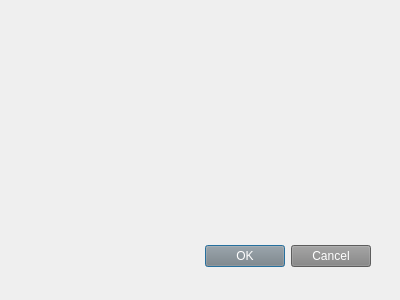
<?xml version="1.0" encoding="UTF-8"?>
<ui version="4.0">
 <class>LuminanceStandard</class>
 <widget class="QDialog" name="LuminanceStandard">
  <property name="geometry">
   <rect>
    <x>0</x>
    <y>0</y>
    <width>400</width>
    <height>300</height>
   </rect>
  </property>
  <property name="windowTitle">
   <string>Dialog</string>
  </property>
  <widget class="QDialogButtonBox" name="buttonBox">
   <property name="geometry">
    <rect>
     <x>30</x>
     <y>240</y>
     <width>341</width>
     <height>32</height>
    </rect>
   </property>
   <property name="styleSheet">
    <string notr="true">background-color: rgb(130,130,130);
color: rgb(255,255,255);</string>
   </property>
   <property name="orientation">
    <enum>Qt::Horizontal</enum>
   </property>
   <property name="standardButtons">
    <set>QDialogButtonBox::Cancel|QDialogButtonBox::Ok</set>
   </property>
  </widget>
  <widget class="QLabel" name="label">
   <property name="geometry">
    <rect>
     <x>20</x>
     <y>20</y>
     <width>361</width>
     <height>211</height>
    </rect>
   </property>
   <property name="styleSheet">
    <string notr="true">image: url(:/new/prefix1/1.png);</string>
   </property>
   <property name="text">
    <string/>
   </property>
  </widget>
 </widget>
 <resources/>
 <connections>
  <connection>
   <sender>buttonBox</sender>
   <signal>accepted()</signal>
   <receiver>LuminanceStandard</receiver>
   <slot>accept()</slot>
   <hints>
    <hint type="sourcelabel">
     <x>248</x>
     <y>254</y>
    </hint>
    <hint type="destinationlabel">
     <x>157</x>
     <y>274</y>
    </hint>
   </hints>
  </connection>
  <connection>
   <sender>buttonBox</sender>
   <signal>rejected()</signal>
   <receiver>LuminanceStandard</receiver>
   <slot>reject()</slot>
   <hints>
    <hint type="sourcelabel">
     <x>316</x>
     <y>260</y>
    </hint>
    <hint type="destinationlabel">
     <x>286</x>
     <y>274</y>
    </hint>
   </hints>
  </connection>
 </connections>
</ui>
